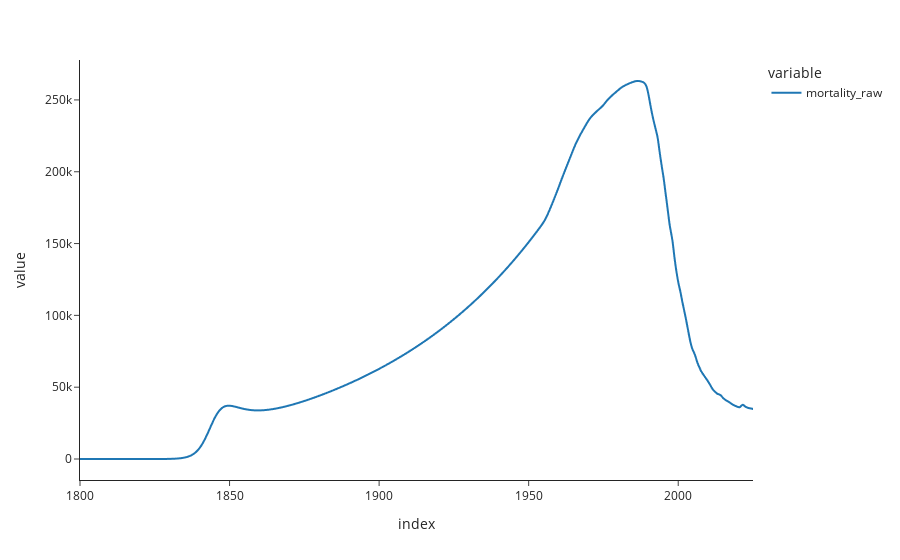

Here is the notebook cell this chart was saved with:
### Code cell
derived_df_0['mortality_raw'].plot()

### Figure 1 — Plotly figure (JSON) as saved in the notebook; plotly's stock layout.template omitted (floating-point values rounded to 4 significant figures; data arrays with more than 128 entries replaced by an {"elided": "..."} marker saying what was removed)
{"data": [{"hovertemplate": "variable=mortality_raw<br>index=%{x}<br>value=%{y}<extra></extra>", "legendgroup": "mortality_raw", "line": {"color": "#1F77B4", "dash": "solid"}, "marker": {"symbol": "circle"}, "mode": "lines", "name": "mortality_raw", "showlegend": true, "type": "scattergl", "x": {"elided": "2251 float values"}, "xaxis": "x", "y": {"elided": "2251 float values"}, "yaxis": "y"}], "layout": {"legend": {"title": {"text": "variable"}, "tracegroupgap": 0}, "margin": {"t": 60}, "xaxis": {"anchor": "y", "domain": [0, 1], "title": {"text": "index"}}, "yaxis": {"anchor": "x", "domain": [0, 1], "title": {"text": "value"}}}}
